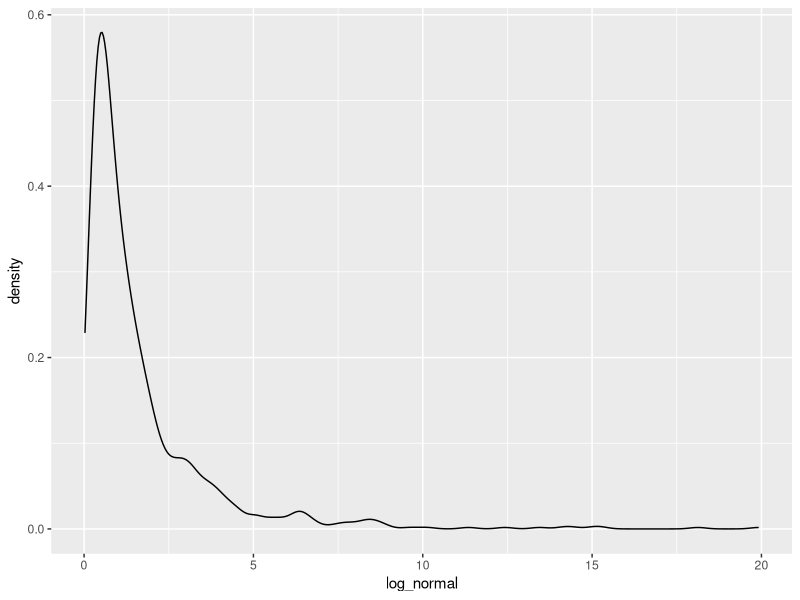
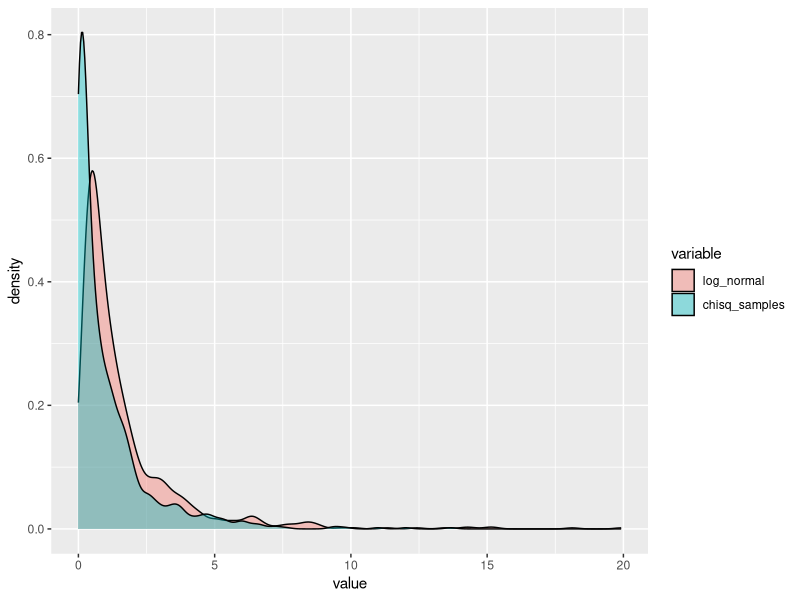

Write R code to recreate these figures, in order.
## ---- chunk 1
248 + 21 - 1 - 8 * 4 / 2
## ---- chunk 2
# this will not be evaluated because it is a comment
x <- 2; y <- 4
x + y
## ---- chunk 3
x <- 1:3; y <- seq(1, 3, 1)
z <- c(x, y)
class(z) # numeric
is.numeric(z) # TRUE
z[1] # 1
z[1] <- 20 # modify element
z[1] # now 20
names(z) <- c('first', 'second', 'third',
              'fourth', 'fifth', 'sixth')
z['first'] # still 20
length(z) # should be 6
sort(z) # puts 20 at end
z[order(z)] # alternative
## ---- chunk 4
m1 <- matrix(1, nrow=3, ncol=3) # create 3 by 3 matrix of 1
m2 <- matrix(2, nrow=3, ncol=3) # create 3 by 3 matrix of 2
m <- rbind(m1, m2)
m <- cbind(m, m)
dim(m) # now 6 by 6
t(m) # get transpose of m
m[1,] # select first row
m[, 1] # select first column
m1[1, ] <- 5 # change all first row to ones
rownames(m1) <- c('first', 'second', 'third')
m1['first',] # select with symbolic name
## ---- chunk 5
# making new lists, note heterogenous data and length, and nested list
x <- list(a = c(1,2,3), b = c('d', 'e', 'f'),
          c = "foo", d = list(e = 1:4, f = 'bar'))
names(x)
x[[1]] # index by number
x[['a']] # or by symbolic name
x$a # an alternative to previous line
unlist(x) # gets vector version of the list x
## ---- chunk 6
# adapted from ?merge example
# create author data frame
authors <- data.frame(surname = c("Tukey", "Venables", "Tierney", "Ripley", "McNeil"),
                       nationality = c("US", "Australia", "US", "UK", "Australia"),
                       deceased = c("yes", rep("no", 4)), stringsAsFactors = F)
authors[1:3, 1:2] # index by number
authors$surname # or by name with $

# We can sort by rows in a data frame
authors[order(authors$surname),]

# create books data frame
books <- data.frame(name = c("Tukey", "Venables", "Tierney",
                              "Ripley", "Ripley", "McNeil", "R Core"),
                     title = c("Exploratory Data Analysis",
                               "Modern Applied Statistics ...",
                               "LISP-STAT",
                               "Spatial Statistics", "Stochastic Simulation",
                               "Interactive Data Analysis",
                               "An Introduction to R"), stringsAsFactors = F)

# let's say you wanted to look up which books had authors that were deceased, use merge
merge(authors, books, by.x = "surname", by.y = "name")
## ---- chunk 7
mat <- matrix(c(1,3,2,6,5,4), ncol = 2)
# initialize vector to hold row means
means <- rep(0, nrow(mat))
# for loops
for (i in 1:nrow(mat)) {
  means[i] <- mean(mat[i,])
}
# apply, "1" is by row "2" is by column
apply(mat, MARGIN=1, FUN=mean)
# ...lapply is for lists, sapply is more user-friendly.
# although many functions have previously implemented vectorized versions
rowMeans(mat)
## ---- chunk 8
5 > 2
if (5 > 2) print("5 is greater than 2")
i <- 5
if (i == 5) print("i is equal to 5")
i <- 6
if (i != 5) print("i is not equal to 5")
if (i > 10) {
  print("i is larger than 10")
} else{
  print("i is not larger than 10")
}
## ---- chunk 9
# writing a standard error function
stderr <- function(x) {
  sqrt(var(x)/length(x)) # returned value since last line
}
stderr(1:20) # run function on vector 1:20
## ---- chunk 10
# load ggplot2
library(ggplot2)

# sample 1000 data points from a log-normal distribution
data <- data.frame(log_normal = rlnorm(1000))

# pass in data frame and aes (aesthetic mapping) + geom_layer
ggplot(data, aes(x = log_normal)) +
  geom_density() # creates a simple density plot
## ---- chunk 11
# load reshape
library(reshape)

# add more data sampled from chisq distribution
data$chisq_samples <- rchisq(1000, df = 1)

# melt data so value is the sample and the name is the variable
melted_data <- melt(data, id.vars = 0)

# explore long-form data
head(melted_data)
head(melted_data[melted_data$variable == 'chisq',])

# melt data so value is the sample and the name is the variable
# note that in aes fill is set to variable this is why we see different colors
ggplot(melted_data, aes(x = value, fill = variable)) +
  geom_density(alpha = 0.4) # alpha is the opacity
